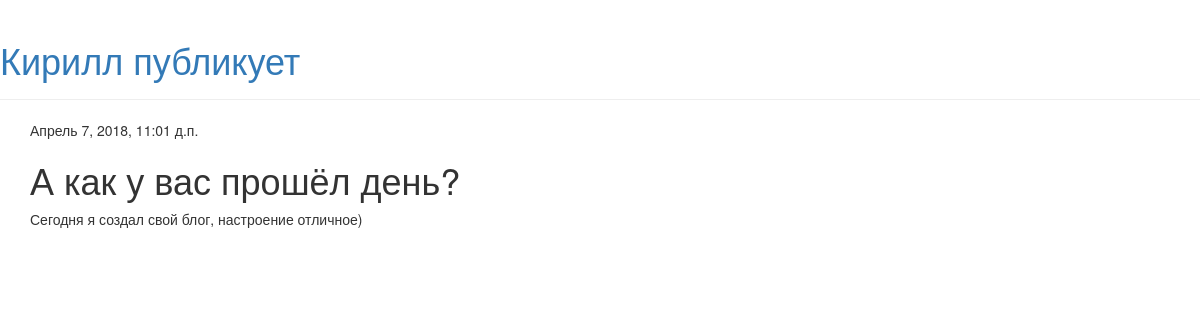
The app's page /post/2/ with its own data.
### blog/models.py (models this page shows)
class Post(models.Model):
	author = models.ForeignKey('auth.User', on_delete=models.CASCADE)
	title = models.CharField(max_length=200)
	text = models.TextField()
	created_date = models.DateTimeField(
		default=timezone.now)
	published_date = models.DateTimeField(
		blank=True, null=True)

### blog/views.py (the view)
# urls.py: url(r'^post/(?P<pk>\d+)/$', views.post_detail, name='post_detail'),
def post_detail(request, pk):
	post = get_object_or_404(Post, pk=pk)
	return render(request, 'blog/post_detail.html', {'post': post})

### blog/templates/blog/post_detail.html
{% extends 'blog/base.html' %}
{% block content %}
	<div class="post">
		{% if post.published_date %}
			<div class="date">
				{{ post.published_date }}
			</div>
		{% endif %}
		<h1>{{ post.title }}</h1>
 		<p>{{ post.text|linebreaksbr }}</p>
	</div>
{% endblock %}

### records on screen
Post: published_date "Апрель 7, 2018, 11:01 д.п.", title "А как у вас прошёл день?", text "Сегодня я создал свой блог, настроение отличное)"
